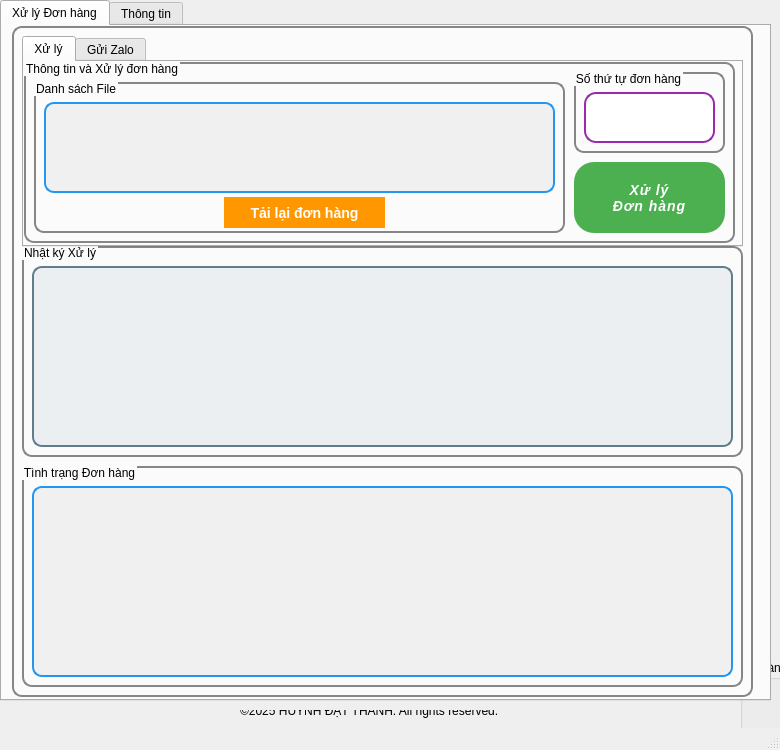
<?xml version="1.0" encoding="UTF-8"?>
<ui version="4.0">
 <class>MainWindow</class>
 <widget class="QMainWindow" name="MainWindow">
  <property name="geometry">
   <rect>
    <x>0</x>
    <y>0</y>
    <width>780</width>
    <height>750</height>
   </rect>
  </property>
  <property name="minimumSize">
   <size>
    <width>780</width>
    <height>750</height>
   </size>
  </property>
  <property name="maximumSize">
   <size>
    <width>780</width>
    <height>750</height>
   </size>
  </property>
  <property name="windowTitle">
   <string>Xử lý đơn hàng - Blue Hà Thành</string>
  </property>
  <property name="windowIcon">
   <iconset>
    <normaloff>blue.ico</normaloff>blue.ico</iconset>
  </property>
  <property name="layoutDirection">
   <enum>Qt::LayoutDirection::LeftToRight</enum>
  </property>
  <property name="styleSheet">
   <string notr="true"/>
  </property>
  <property name="locale">
   <locale language="Vietnamese" country="Vietnam"/>
  </property>
  <property name="unifiedTitleAndToolBarOnMac">
   <bool>false</bool>
  </property>
  <widget class="QWidget" name="centralwidget">
   <widget class="QGroupBox" name="groupBox_6">
    <property name="geometry">
     <rect>
      <x>740</x>
      <y>660</y>
      <width>721</width>
      <height>101</height>
     </rect>
    </property>
    <property name="title">
     <string>Trả hàng</string>
    </property>
    <widget class="QTableWidget" name="traHang">
     <property name="geometry">
      <rect>
       <x>640</x>
       <y>20</y>
       <width>71</width>
       <height>31</height>
      </rect>
     </property>
    </widget>
    <widget class="QPushButton" name="pushMisa">
     <property name="geometry">
      <rect>
       <x>620</x>
       <y>20</y>
       <width>91</width>
       <height>41</height>
      </rect>
     </property>
     <property name="text">
      <string>Đẩy đơn Misa</string>
     </property>
     <property name="autoDefault">
      <bool>true</bool>
     </property>
     <property name="default">
      <bool>false</bool>
     </property>
     <property name="flat">
      <bool>false</bool>
     </property>
    </widget>
   </widget>
   <widget class="QTabWidget" name="tabWidget">
    <property name="geometry">
     <rect>
      <x>0</x>
      <y>0</y>
      <width>771</width>
      <height>701</height>
     </rect>
    </property>
    <property name="currentIndex">
     <number>0</number>
    </property>
    <widget class="QWidget" name="tab">
     <attribute name="title">
      <string>Xử lý Đơn hàng</string>
     </attribute>
     <widget class="QGroupBox" name="groupBox_7">
      <property name="geometry">
       <rect>
        <x>10</x>
        <y>0</y>
        <width>741</width>
        <height>671</height>
       </rect>
      </property>
      <property name="styleSheet">
       <string notr="true">QGroupBox {
        border: 2px solid rgb(134, 134, 134);
        border-radius: 10px;
        margin-top: 0px;
        padding: 0px;
    }
    QGroupBox::title {
        subcontrol-origin: margin;
        left: 0px;
        padding: 0px;
    }</string>
      </property>
      <property name="locale">
       <locale language="Vietnamese" country="Vietnam"/>
      </property>
      <property name="title">
       <string/>
      </property>
      <property name="flat">
       <bool>false</bool>
      </property>
      <property name="checkable">
       <bool>false</bool>
      </property>
      <widget class="QGroupBox" name="groupBox_9">
       <property name="geometry">
        <rect>
         <x>10</x>
         <y>220</y>
         <width>721</width>
         <height>211</height>
        </rect>
       </property>
       <property name="title">
        <string>Nhật ký Xử lý</string>
       </property>
       <widget class="QTextEdit" name="log">
        <property name="enabled">
         <bool>true</bool>
        </property>
        <property name="geometry">
         <rect>
          <x>10</x>
          <y>20</y>
          <width>701</width>
          <height>181</height>
         </rect>
        </property>
        <property name="styleSheet">
         <string notr="true"> QTextEdit {
        border: 2px solid #607D8B;
        border-radius: 10px;
        background-color: #ECEFF1;
        padding: 8px;
        font-family: Consolas, monospace;
        font-size: 13px;
        color: #263238;
    }</string>
        </property>
        <property name="undoRedoEnabled">
         <bool>false</bool>
        </property>
        <property name="readOnly">
         <bool>true</bool>
        </property>
       </widget>
      </widget>
      <widget class="QGroupBox" name="groupBox_5">
       <property name="geometry">
        <rect>
         <x>10</x>
         <y>440</y>
         <width>721</width>
         <height>221</height>
        </rect>
       </property>
       <property name="title">
        <string>Tình trạng Đơn hàng</string>
       </property>
       <widget class="QTableWidget" name="tableStatus">
        <property name="geometry">
         <rect>
          <x>10</x>
          <y>20</y>
          <width>701</width>
          <height>191</height>
         </rect>
        </property>
        <property name="styleSheet">
         <string notr="true">
    QTableWidget {
        border: 2px solid #2196F3;
        border-radius: 10px;
        background-color: #f0f0f0;
        padding: 5px;
    }
    
    QTableWidget::item {
        padding: 5px;
        border-bottom: 1px solid #ccc;
    }

    QTableWidget::item:selected {
        background-color: #cce5ff;
        color: black;
    }

</string>
        </property>
        <property name="editTriggers">
         <set>QAbstractItemView::EditTrigger::NoEditTriggers</set>
        </property>
       </widget>
      </widget>
      <widget class="QTabWidget" name="tabWidget_2">
       <property name="geometry">
        <rect>
         <x>10</x>
         <y>10</y>
         <width>721</width>
         <height>211</height>
        </rect>
       </property>
       <property name="currentIndex">
        <number>0</number>
       </property>
       <widget class="QWidget" name="tab_3">
        <attribute name="title">
         <string>Xử lý</string>
        </attribute>
        <widget class="QGroupBox" name="groupBox_8">
         <property name="geometry">
          <rect>
           <x>0</x>
           <y>0</y>
           <width>711</width>
           <height>181</height>
          </rect>
         </property>
         <property name="title">
          <string>Thông tin và Xử lý đơn hàng</string>
         </property>
         <widget class="QGroupBox" name="groupBox">
          <property name="geometry">
           <rect>
            <x>10</x>
            <y>20</y>
            <width>531</width>
            <height>151</height>
           </rect>
          </property>
          <property name="title">
           <string>Danh sách File</string>
          </property>
          <widget class="QListView" name="listdanhsach">
           <property name="geometry">
            <rect>
             <x>10</x>
             <y>20</y>
             <width>511</width>
             <height>91</height>
            </rect>
           </property>
           <property name="styleSheet">
            <string notr="true">
    QListView {
        border: 2px solid #2196F3;
        border-radius: 10px;
        background-color: #f0f0f0;
        padding: 5px;
    }
    
    QListView::item {
        padding: 5px;
        border-bottom: 1px solid #ccc;
    }

    QListView::item:selected {
        background-color: #cce5ff;
        color: black;
    }

</string>
           </property>
          </widget>
          <widget class="QPushButton" name="loadfile">
           <property name="geometry">
            <rect>
             <x>190</x>
             <y>115</y>
             <width>161</width>
             <height>31</height>
            </rect>
           </property>
           <property name="styleSheet">
            <string notr="true">  QPushButton {
        background-color: #FF9800;
        color: white;
        border: none;
        border-radius: 20px;
        padding: 0 20px;
        font-size: 14px;
        font-weight: bold;
    }

    QPushButton:hover {
        background-color: #FB8C00;
    }

    QPushButton:pressed {
        background-color: #EF6C00;
    }</string>
           </property>
           <property name="text">
            <string>Tải lại đơn hàng</string>
           </property>
           <property name="icon">
            <iconset>
             <normaloff>icons8_synchronize_2.ico</normaloff>icons8_synchronize_2.ico</iconset>
           </property>
          </widget>
         </widget>
         <widget class="QGroupBox" name="groupBox_3">
          <property name="geometry">
           <rect>
            <x>550</x>
            <y>10</y>
            <width>151</width>
            <height>81</height>
           </rect>
          </property>
          <property name="title">
           <string>Số thứ tự đơn hàng</string>
          </property>
          <widget class="QLineEdit" name="stt">
           <property name="geometry">
            <rect>
             <x>10</x>
             <y>20</y>
             <width>131</width>
             <height>51</height>
            </rect>
           </property>
           <property name="styleSheet">
            <string notr="true">QLineEdit {
        border: 2px solid #9C27B0;
        border-radius: 12px;
        padding: 8px;
        background-color: #fff;
        color: #333;
        font-size: 14px;
    }</string>
           </property>
          </widget>
         </widget>
         <widget class="QPushButton" name="xacnhan">
          <property name="geometry">
           <rect>
            <x>550</x>
            <y>100</y>
            <width>151</width>
            <height>71</height>
           </rect>
          </property>
          <property name="font">
           <font>
            <family>Arial</family>
            <pointsize>-1</pointsize>
            <italic>true</italic>
            <bold>true</bold>
           </font>
          </property>
          <property name="styleSheet">
           <string notr="true"> QPushButton {
        background-color: #4CAF50;
        color: white;
        border: none;
        border-radius: 20px;
        padding: 0 20px;
        font-size: 14px;
        font-weight: bold;
        letter-spacing: 1px;
    }

    QPushButton:hover {
        background-color: #43A047;
    }

    QPushButton:pressed {
        background-color: #388E3C;
    }</string>
          </property>
          <property name="text">
           <string>Xử lý
Đơn hàng</string>
          </property>
          <property name="icon">
           <iconset>
            <normaloff>icons8_edit.ico</normaloff>icons8_edit.ico</iconset>
          </property>
          <property name="iconSize">
           <size>
            <width>30</width>
            <height>30</height>
           </size>
          </property>
         </widget>
        </widget>
       </widget>
       <widget class="QWidget" name="tab_4">
        <attribute name="title">
         <string>Gửi Zalo</string>
        </attribute>
        <widget class="QGroupBox" name="groupBox_15">
         <property name="geometry">
          <rect>
           <x>0</x>
           <y>0</y>
           <width>711</width>
           <height>181</height>
          </rect>
         </property>
         <property name="title">
          <string>Gửi Thông báo Zalo</string>
         </property>
         <widget class="QPushButton" name="zalo_btn">
          <property name="geometry">
           <rect>
            <x>200</x>
            <y>60</y>
            <width>231</width>
            <height>71</height>
           </rect>
          </property>
          <property name="font">
           <font>
            <family>Arial</family>
            <pointsize>-1</pointsize>
            <italic>true</italic>
            <bold>true</bold>
           </font>
          </property>
          <property name="styleSheet">
           <string notr="true"> QPushButton {
        background-color: #4CAF50;
        color: white;
        border: none;
        border-radius: 22px;
        padding: 0 25px;
        font-size: 16px;
        font-weight: bold;
        letter-spacing: 1px;
    }

    QPushButton:hover {
        background-color: #43A047;
    }

    QPushButton:pressed {
        background-color: #388E3C;
    }</string>
          </property>
          <property name="text">
           <string>Gửi Thông Báo
ZALO</string>
          </property>
          <property name="icon">
           <iconset theme="QIcon::ThemeIcon::MailSend"/>
          </property>
          <property name="iconSize">
           <size>
            <width>30</width>
            <height>30</height>
           </size>
          </property>
         </widget>
        </widget>
       </widget>
      </widget>
     </widget>
    </widget>
    <widget class="QWidget" name="tab_2">
     <attribute name="title">
      <string>Thông tin</string>
     </attribute>
     <widget class="QGroupBox" name="groupBox_10">
      <property name="geometry">
       <rect>
        <x>10</x>
        <y>0</y>
        <width>741</width>
        <height>671</height>
       </rect>
      </property>
      <property name="styleSheet">
       <string notr="true">QGroupBox {
        border: 2px solid rgb(134, 134, 134);
        border-radius: 10px;
        margin-top: 0px;
        padding: 0px;
    }
    QGroupBox::title {
        subcontrol-origin: margin;
        left: 0px;
        padding: 0px;
    }</string>
      </property>
      <property name="locale">
       <locale language="Vietnamese" country="Vietnam"/>
      </property>
      <property name="title">
       <string/>
      </property>
      <property name="flat">
       <bool>false</bool>
      </property>
      <property name="checkable">
       <bool>false</bool>
      </property>
      <widget class="QGroupBox" name="groupBox_11">
       <property name="geometry">
        <rect>
         <x>10</x>
         <y>10</y>
         <width>721</width>
         <height>351</height>
        </rect>
       </property>
       <property name="title">
        <string>Thông tin</string>
       </property>
       <widget class="QGroupBox" name="groupBox_2">
        <property name="geometry">
         <rect>
          <x>10</x>
          <y>20</y>
          <width>701</width>
          <height>121</height>
         </rect>
        </property>
        <property name="styleSheet">
         <string notr="true"/>
        </property>
        <property name="title">
         <string>PHẦN MỀM XỬ LÝ ĐƠN HÀNG – AUTOMATED ORDER PROCESSING SYSTEM</string>
        </property>
        <widget class="QLabel" name="label">
         <property name="geometry">
          <rect>
           <x>10</x>
           <y>20</y>
           <width>471</width>
           <height>101</height>
          </rect>
         </property>
         <property name="styleSheet">
          <string notr="true"/>
         </property>
         <property name="text">
          <string>&lt;html&gt;&lt;head/&gt;&lt;body&gt;&lt;p&gt;Phần mềm hỗ trợ xử lý toàn bộ đơn hàng từ nhiều hệ thống:&lt;/p&gt;&lt;p&gt;• MT (Modern Trade): Big C / GO!, Lotte Mart, Satra, Kingfood, Winmart, Fujimart, …&lt;/p&gt;&lt;p&gt;• TMĐT (E-commerce): Shopee, TikTok Shop, …&lt;/p&gt;&lt;/body&gt;&lt;/html&gt;</string>
         </property>
        </widget>
       </widget>
       <widget class="QGroupBox" name="groupBox_4">
        <property name="geometry">
         <rect>
          <x>10</x>
          <y>150</y>
          <width>701</width>
          <height>191</height>
         </rect>
        </property>
        <property name="title">
         <string>Chức năng bao gồm: </string>
        </property>
        <widget class="QLabel" name="label_2">
         <property name="geometry">
          <rect>
           <x>10</x>
           <y>20</y>
           <width>641</width>
           <height>161</height>
          </rect>
         </property>
         <property name="text">
          <string>&lt;html&gt;&lt;head/&gt;&lt;body&gt;&lt;p&gt;• Tự động đọc &amp;amp; phân tích đơn hàng theo nhiều định dạng: PDF, TXT, XLSX&lt;/p&gt;&lt;p&gt;• Tự check giá bán, chương trình khuyến mãi, sai giá, sai sản phẩm&lt;/p&gt;&lt;p&gt;• Tổng hợp dữ liệu – xuất báo cáo&lt;/p&gt;&lt;p&gt;• Gửi thông báo đơn đã xử lý, cảnh báo sai giá qua Zalo&lt;/p&gt;&lt;p&gt;• Tự động hóa luồng xử lý hàng ngày nhằm giảm thao tác thủ công và tăng độ chính xác&lt;/p&gt;&lt;p&gt;Phần mềm được phát triển và tối ưu riêng cho nhu cầu vận hành thực tế.&lt;/p&gt;&lt;/body&gt;&lt;/html&gt;</string>
         </property>
        </widget>
       </widget>
      </widget>
      <widget class="QGroupBox" name="groupBox_13">
       <property name="geometry">
        <rect>
         <x>10</x>
         <y>370</y>
         <width>721</width>
         <height>291</height>
        </rect>
       </property>
       <property name="title">
        <string>Tình trạng Đơn hàng</string>
       </property>
       <widget class="QGroupBox" name="groupBox_12">
        <property name="geometry">
         <rect>
          <x>10</x>
          <y>20</y>
          <width>271</width>
          <height>261</height>
         </rect>
        </property>
        <property name="title">
         <string>Thông tin tác giả:</string>
        </property>
        <widget class="QLabel" name="label_3">
         <property name="geometry">
          <rect>
           <x>10</x>
           <y>30</y>
           <width>201</width>
           <height>171</height>
          </rect>
         </property>
         <property name="text">
          <string>&lt;html&gt;&lt;head/&gt;&lt;body&gt;&lt;p&gt;Tác giả &amp;amp; sở hữu bản quyền:&lt;/p&gt;&lt;p&gt;HUỲNH ĐẠT THÀNH&lt;/p&gt;&lt;p&gt;&lt;br/&gt;&lt;/p&gt;&lt;p&gt;Điện thoại: 0947.940.391&lt;/p&gt;&lt;p&gt;Email: byun.huynh@gmail.com&lt;/p&gt;&lt;/body&gt;&lt;/html&gt;</string>
         </property>
        </widget>
       </widget>
       <widget class="QGroupBox" name="groupBox_14">
        <property name="geometry">
         <rect>
          <x>290</x>
          <y>20</y>
          <width>421</width>
          <height>261</height>
         </rect>
        </property>
        <property name="title">
         <string>Zalo</string>
        </property>
        <widget class="QLabel" name="label_5">
         <property name="geometry">
          <rect>
           <x>20</x>
           <y>20</y>
           <width>381</width>
           <height>231</height>
          </rect>
         </property>
         <property name="text">
          <string/>
         </property>
         <property name="pixmap">
          <pixmap>qr.jpg</pixmap>
         </property>
         <property name="scaledContents">
          <bool>true</bool>
         </property>
        </widget>
       </widget>
      </widget>
     </widget>
    </widget>
   </widget>
   <widget class="QLabel" name="label_6">
    <property name="geometry">
     <rect>
      <x>240</x>
      <y>710</y>
      <width>261</width>
      <height>16</height>
     </rect>
    </property>
    <property name="text">
     <string>©2025 HUỲNH ĐẠT THÀNH. All rights reserved.
</string>
    </property>
   </widget>
  </widget>
  <widget class="QStatusBar" name="statusbar"/>
 </widget>
 <resources/>
 <connections/>
</ui>
